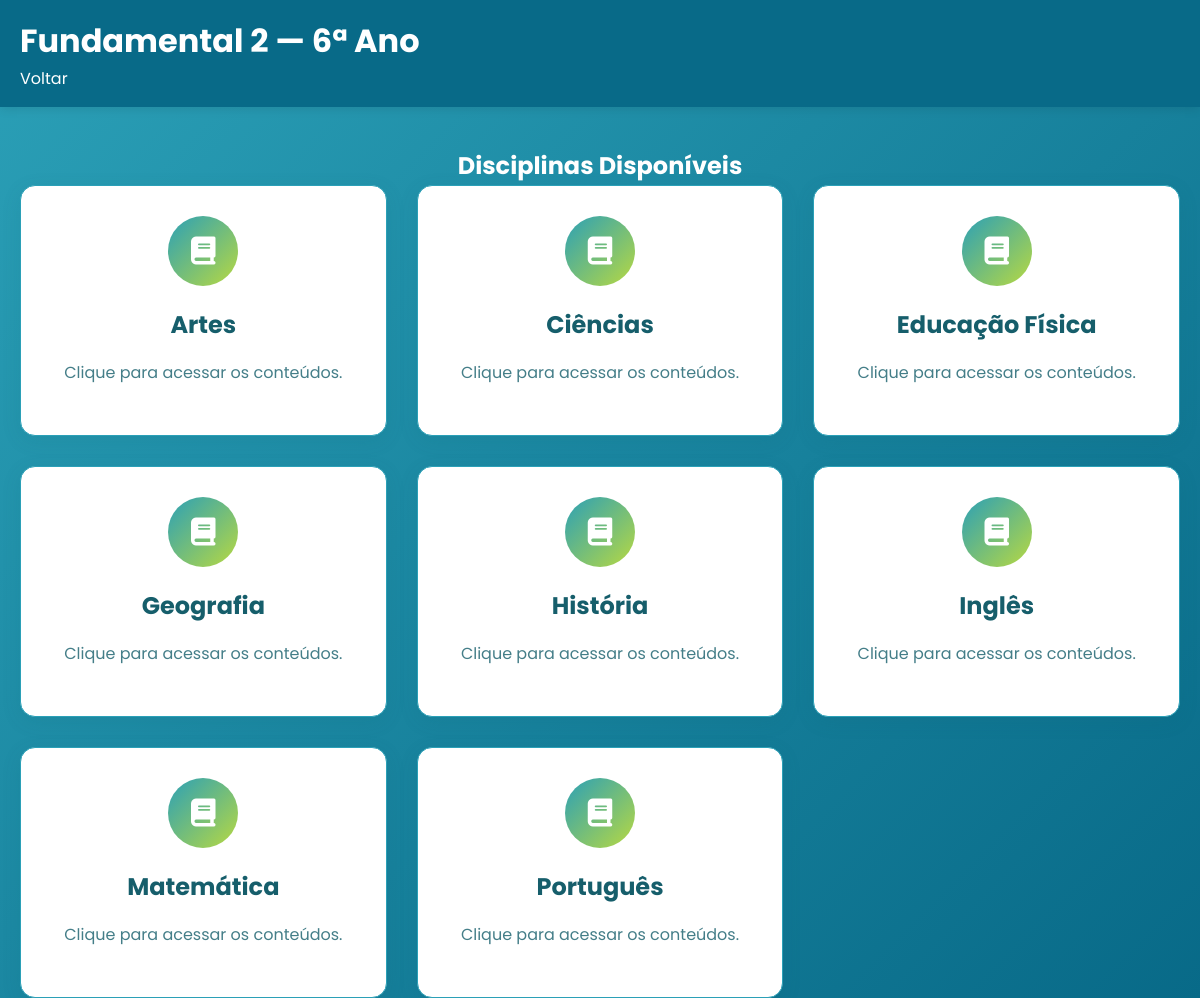
Screenshot of /backend/disciplinas.php?id_serie=6 (signed in) with the database file from the repository.
### tables this page shows
create table series (
    id_serie INT AUTO_INCREMENT PRIMARY KEY,
    serie VARCHAR(100) NOT NULL,
    id_modulo INT NOT NULL,
    FOREIGN KEY (id_modulo) REFERENCES modulos(id_modulo)
);

CREATE TABLE modulos ( 
    id_modulo INT AUTO_INCREMENT PRIMARY KEY, 
    modulo VARCHAR(100) NOT NULL
);

create table materias (
    id_materia INT AUTO_INCREMENT PRIMARY KEY,
    materia VARCHAR(100) NOT NULL,
    id_modulo INT NOT NULL,
    id_serie int not null,
    FOREIGN KEY (id_modulo) REFERENCES modulos(id_modulo),
    FOREIGN KEY (id_serie) REFERENCES series(id_serie)
);

### backend/disciplinas.php (the view, shortened to what this page needs)
<?php
include 'conexao.php';
$id_serie = intval($_GET['id_serie']);
$disciplinas = [];
$nome_serie = "";
$nome_modulo = "";
try {
    $sql_info = "
        SELECT S.serie, M.modulo
        FROM series S
        JOIN modulos M ON S.id_modulo = M.id_modulo
        WHERE S.id_serie = :id_serie
        LIMIT 1
    ";
    $stmt_info = $conn->prepare($sql_info);
    $stmt_info->bindParam(':id_serie', $id_serie, PDO::PARAM_INT);
    $stmt_info->execute();
    $dados = $stmt_info->fetch(PDO::FETCH_ASSOC);
    if ($dados) {
        $nome_serie = $dados['serie'];
        $nome_modulo = $dados['modulo'];
    } else {
        $mensagem = "Série não encontrada.";
    }
    $sql_disciplinas = "
        SELECT id_materia, materia
        FROM materias
        WHERE id_serie = :id_serie
        ORDER BY materia ASC
    ";
    $stmt_disciplinas = $conn->prepare($sql_disciplinas);
    $stmt_disciplinas->bindParam(':id_serie', $id_serie, PDO::PARAM_INT);
    $stmt_disciplinas->execute();
    $disciplinas = $stmt_disciplinas->fetchAll(PDO::FETCH_ASSOC);
} catch (PDOException $e) {
    $mensagem = "Erro ao carregar dados: " . $e->getMessage();
}
?>
<!DOCTYPE html>
<html lang="pt-br">
<head>
    <link rel="stylesheet" href="../interface/style.css">
    <link rel="stylesheet" href="https://cdnjs.cloudflare.com/ajax/libs/font-awesome/6.4.0/css/all.min.css">
</head>
<body>
<header class="cabecalho">
    <div class="container">
        <h1><?= htmlspecialchars($nome_modulo); ?> — <?= htmlspecialchars($nome_serie); ?></h1>
        <p><a href="javascript: history.go(-1)" style="color:white;">Voltar</a></p>
    </div>
</header>
<div class="container" style="margin-top: 40px;">
    <h2 style="text-align:center;">Disciplinas Disponíveis</h2>
    <section class="grade-recursos">
        <?php if (!empty($disciplinas)): ?>
            <?php foreach ($disciplinas as $disciplina): ?>
                <div class="cartao-recurso">
                    <a href="conteudo.php?id_materia=<?= $disciplina['id_materia']; ?>">
                        <div class="icone-recurso">
                            <i class="fas fa-book"></i>
                        </div>
                        <h3><?= htmlspecialchars($disciplina['materia']); ?></h3>
                        <p>Clique para acessar os conteúdos.</p>
                    </a>
                </div>
            <?php endforeach; ?>
        <?php else: ?>
            <p style="text-align:center;">Nenhuma disciplina cadastrada para esta série.</p>
        <?php endif; ?>
    </section>
</div>
</body>
</html>

### interface/style.css (style rules this page uses)
a { text-decoration: none; }
:root { --azul-vivido: #086a88; --azul-escuro: #165e6b; --azure: #218ea1; --azul-marinho: #2ba0b7; --verde-escuro: #0c8c24; --verde-amarelado: #b8d941; --branco: #ffffff; --branco-transparente: rgba(255, 255, 255, 0.1); --preto-transparente: rgba(0, 0, 0, 0.1); }
* { margin: 0; padding: 0; box-sizing: border-box; }
body { font-family: 'Poppins', sans-serif; background: linear-gradient(135deg, var(--azul-marinho) 0%, var(--azul-vivido) 100%); color: var(--branco); overflow-x: hidden; min-height: 100vh; line-height: 1.6; }
.cabecalho { background-color: var(--azul-vivido); padding: 15px 0; box-shadow: 0 2px 10px rgba(0, 0, 0, 0.1); position: sticky; top: 0; z-index: 1000; }
.container { max-width: 1200px; margin: 0 auto; padding: 0 20px; }
.grade-recursos { display: grid; grid-template-columns: repeat(auto-fit, minmax(280px, 1fr)); gap: 30px; }
.cartao-recurso { background: var(--branco); border-radius: 15px; padding: 30px; box-shadow: 0 5px 20px rgba(22, 94, 107, 0.1); transition: transform 0.3s, box-shadow 0.3s; text-align: center; border: 1px solid var(--azul-marinho); }
.icone-recurso { width: 70px; height: 70px; background: linear-gradient(135deg, var(--azul-marinho), var(--verde-amarelado)); border-radius: 50%; display: flex; align-items: center; justify-content: center; margin: 0 auto 20px; color: white; font-size: 28px; }
.cartao-recurso h3 { font-size: 1.5rem; margin-bottom: 15px; color: var(--azul-escuro); }
.cartao-recurso p { color: var(--azul-escuro); margin-bottom: 20px; opacity: 0.8; }

### rows the page displays
series: id_modulo.modulo "Fundamental 2", serie "6ª Ano"
materias: materia "Artes"
materias: materia "Ciências"
materias: materia "Educação Física"
materias: materia "Geografia"
materias: materia "História"
materias: materia "Inglês"
materias: materia "Matemática"
materias: materia "Português"
